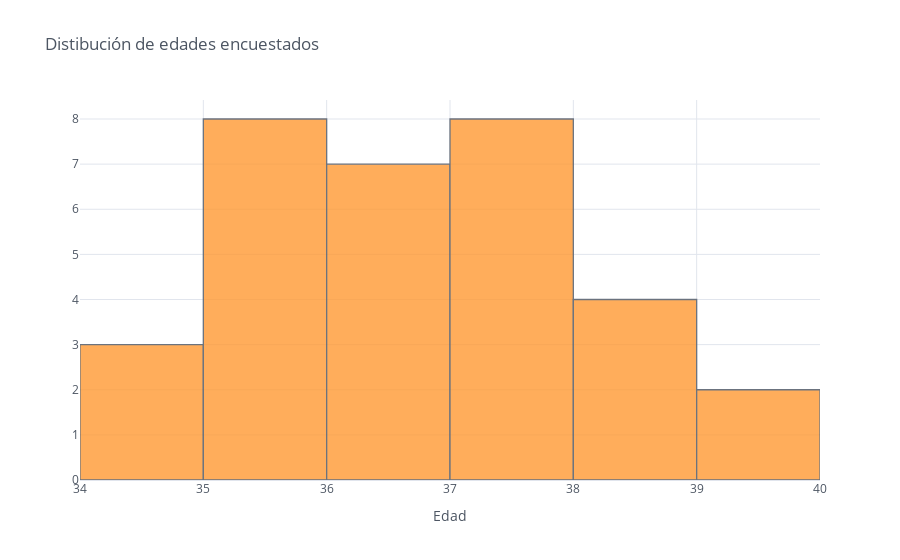

Notebook cell for this chart:
### Code cell
#Histplot o Histograma

Data[1.0].iplot(kind='hist',xTitle='Edad', 
                               title='Distibución de edades encuestados')

### Figure 1 — Plotly figure (JSON) as saved in the notebook; plotly's stock layout.template omitted (floating-point values rounded to 4 significant figures)
{"data": [{"histfunc": "count", "histnorm": "", "marker": {"color": "rgba(255, 153, 51, 1.0)", "line": {"color": "#4D5663", "width": 1.3}}, "name": "1.0", "opacity": 0.8, "orientation": "v", "type": "histogram", "x": [35.39, 36.42, 36.87, 39.7, 37.58, 35.03, 35.25, 36.29, 38.38, 37.26, 36.19, 35.82, 35.91, 37.66, 37.2, 34.81, 38.44, 34.13, 38.18, 34.49, 37.1, 35.94, 35.62, 37.98, 37.12, 37.55, 39.01, 38.2, 35.33, 36.57, 36.87, 36.78]}], "layout": {"barmode": "overlay", "legend": {"bgcolor": "#FFFFFF", "font": {"color": "#4D5663"}}, "paper_bgcolor": "#FFFFFF", "plot_bgcolor": "#FFFFFF", "title": {"font": {"color": "#4D5663"}, "text": "Distibución de edades encuestados"}, "xaxis": {"gridcolor": "#E1E5ED", "showgrid": true, "tickfont": {"color": "#4D5663"}, "title": {"font": {"color": "#4D5663"}, "text": "Edad"}, "zerolinecolor": "#E1E5ED"}, "yaxis": {"gridcolor": "#E1E5ED", "showgrid": true, "tickfont": {"color": "#4D5663"}, "title": {"font": {"color": "#4D5663"}, "text": ""}, "zerolinecolor": "#E1E5ED"}}}
